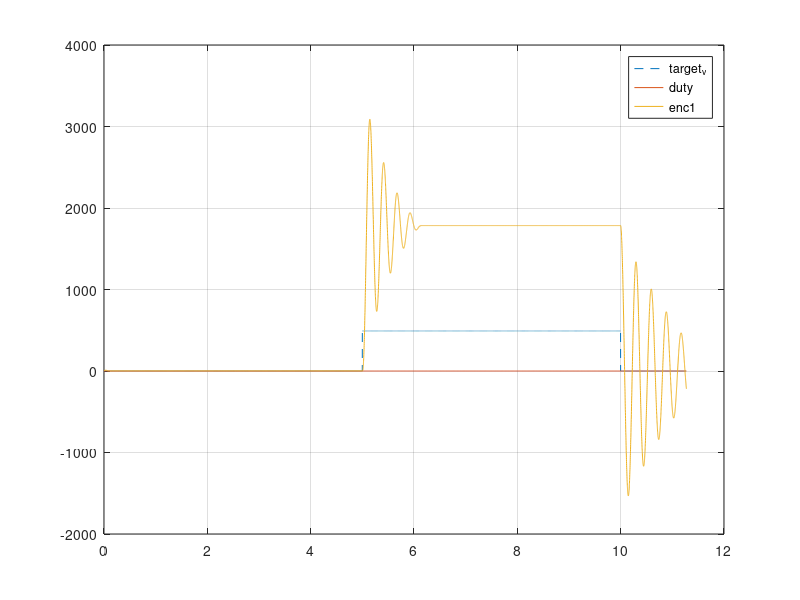

This chart was generated by the following MATLAB code:
load('test3_holding_m1_econder1_hold_07-Feb-2025 09_35_19.mat')


plot(time,target_v,'--'); hold on
plot(time,duty)
plot(time,enc1)

legend('target_v', 'duty', 'enc1')

grid on 
box on